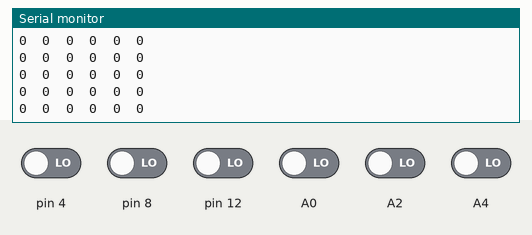
A sketch run on a simulated Arduino Uno, built with avr-gcc and run on an emulated ATmega328P. On the bench: the last lines printed to the serial monitor. The test bench sets the inputs (shaded band); at power-on: A0, A2, A4, pin 4, pin 8, pin 12 LOW.

Above: at 12.7 s.
12.8 s: pin 4 driven HIGH
At 13.21 s:
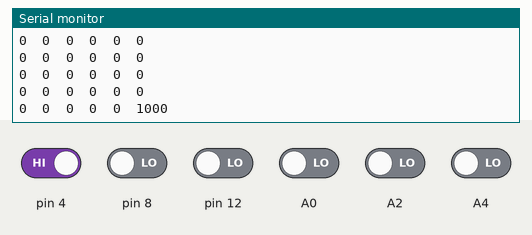
14.3 s: pin 8 driven HIGH
At 14.73 s:
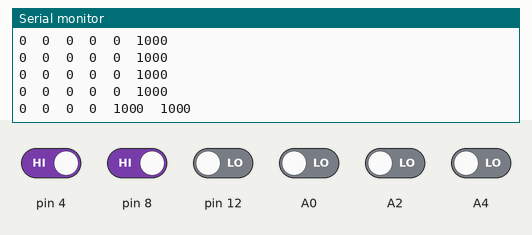
15.8 s: pin 12 driven HIGH
At 15.99 s:
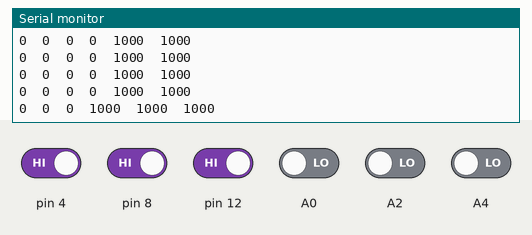
17.3 s: A0 driven HIGH
At 17.51 s:
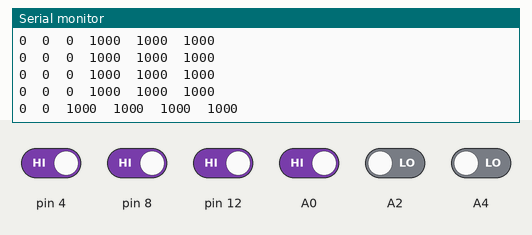
18.8 s: A2 driven HIGH
At 19.04 s:
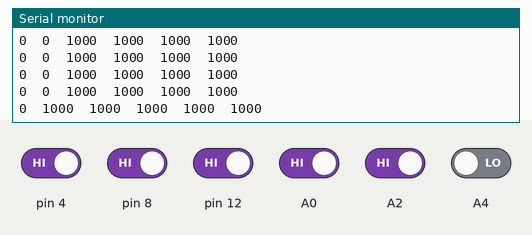
20.3 s: A4 driven HIGH
At 20.56 s:
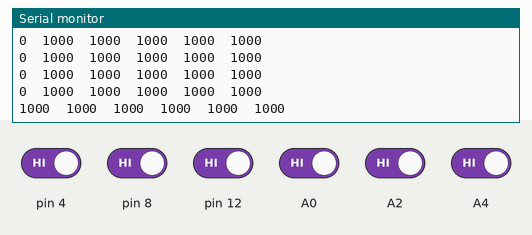

Measured:
- after the input at 12.8 s, the serial monitor: prints a new line after 0.23 s (image 1)
- after the input at 14.3 s, the serial monitor: prints a new line after 0.25 s (image 2)
- after the input at 15.8 s, the serial monitor: prints a new line at once (image 3)
- after the input at 17.3 s, the serial monitor: prints a new line at once (image 4)
- after the input at 18.8 s, the serial monitor: prints a new line after 0.05 s (image 5)
- after the input at 20.3 s, the serial monitor: prints a new line after 0.08 s (image 6)

The sketch:

left_sensor.ino
```cpp
#include <QTRSensors.h>


#define NUM_SENSORS   6     // number of sensors used
#define TIMEOUT       2500  // waits for 2500 microseconds for sensor outputs to go low
#define EMITTER_PIN   2     // emitter is controlled by digital pin 2

// sensors 0 through 7 are connected to digital pins 3 through 10, respectively
QTRSensorsRC qtrrc((unsigned char[]) { A4, A2, A0, 12, 8,  4 }, //{A5, A4, A3, A2, A1, A0, 5, 7, 8, 11, 12 , 13},
  NUM_SENSORS, TIMEOUT, EMITTER_PIN);
unsigned int sensorValues[NUM_SENSORS];


void setup()
{
  delay(500);
  //pinMode(13, OUTPUT);
  //digitalWrite(13, HIGH);    // turn on Arduino's LED to indicate we are in calibration mode
  for (int i = 0; i < 400; i++)  // make the calibration take about 10 seconds
  {
    qtrrc.calibrate();       // reads all sensors 10 times at 2500 us per read (i.e. ~25 ms per call)
  }
  //digitalWrite(13, LOW);     // turn off Arduino's LED to indicate we are through with calibration

  // print the calibration minimum values measured when emitters were on
  Serial.begin(9600);
  for (int i = 0; i < NUM_SENSORS; i++)
  {
    Serial.print(qtrrc.calibratedMinimumOn[i]);
    Serial.print(' ');
  }
  Serial.println();

  // print the calibration maximum values measured when emitters were on
  for (int i = 0; i < NUM_SENSORS; i++)
  {
    Serial.print(qtrrc.calibratedMaximumOn[i]);
    Serial.print(' ');
  }
  Serial.println();
  Serial.println();
  delay(1000);
}


void loop()
{
  readIR();
  delay(250);
}


void readIR()
{
  // read calibrated sensor values and obtain a measure of the line position from 0 to 5000
  // To get raw sensor values, call:
  //  qtrrc.read(sensorValues); instead of unsigned int position = qtrrc.readLine(sensorValues);
  unsigned int position = qtrrc.readLine(sensorValues);

  // print the sensor values as numbers from 0 to 1000, where 0 means maximum reflectance and
  // 1000 means minimum reflectance, followed by the line position
  for (unsigned char i = 0; i < NUM_SENSORS; i++)
  {
    Serial.print(sensorValues[i]);
    Serial.print('\t');
  }
  Serial.println(); // uncomment this line if you are using raw values
  //Serial.println(position); // comment this line out if you are using raw values


}
```
